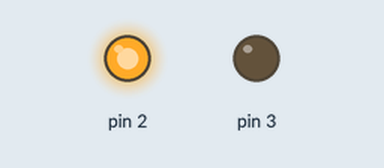
Bench run of a sketch on a simulated Arduino Uno, built with avr-gcc and run on an emulated ATmega328P. Shown: output pins drawn as LEDs (lit = HIGH).

Above: at 0.1 s.
Timing chart, 0 to 2.5 s (numbered marks = the images above):
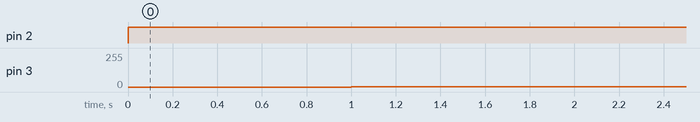

The sketch:

DC_motor.ino
```cpp
int val = 150;
void setup() {
  // put your setup code here, to run once:

}

void loop() {
  // put your main code here, to run repeatedly:
  analogWrite(2,val);
  delay(1000);
  analogWrite(3,1);
  delay(1000);
}
```

Measured:
- by itself, pin 2: LOW → HIGH at 0.00 s
- by itself, pin 3: 0/255 → 1/255 at 1.0 s
